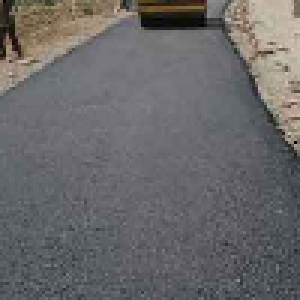
#> input picture Pothole-Go-Python/test_ML/test_potholecount/2.png, 100 x 100 px (shown 3 times larger)
$ python count.py   (older library calls are emulated)
#> lines starting #> are read from the running program, lines starting #| are printed output that depends on the picture; after the words box and inside, x2 and y2 are one past the last pixel; in counts of white or black regions, pixels touching at a corner belong together
import cv2

import numpy as np
from matplotlib import pyplot as plt

im = cv2.imread('2.png')
#> im is the input picture: shape (100, 100, 3); mean B, G, R 105.3, 104.2, 105.6

# CONVERT TO GRAYSCALE

gray1 = cv2.cvtColor(im, cv2.COLOR_BGR2GRAY)
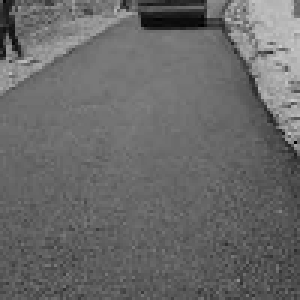
#> gray1: shape (100, 100) (shown 3 times larger); min 0, max 204, mean 104.8
# save image

cv2.imwrite('graypothholeresult.jpg', gray1)

# CONTOUR DETECTION CODE
imgray = cv2.cvtColor(im, cv2.COLOR_BGR2GRAY)
ret, thresh = cv2.threshold(imgray, 127, 255, 0)
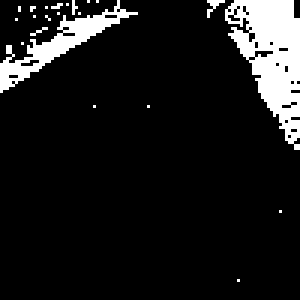
#> thresh: shape (100, 100) (shown 3 times larger); 10.4% white; 22 white regions (20 under 20 px)
im, contours1, _ = cv2.findContours(thresh, cv2.RETR_TREE, cv2.CHAIN_APPROX_NONE)
#> contours1 = 50 contours, 48 with area under 20; largest, box (x1, y1, x2, y2) and area: (75, 0, 100, 50) 645, (0, 0, 46, 31) 271
im, contours2, _ = cv2.findContours(thresh, cv2.RETR_TREE, cv2.CHAIN_APPROX_SIMPLE)
#> contours2 has the same summary as contours1

img1 = im.copy()
img2 = im.copy()

# out = cv2.drawContours(img1, contours1, -1, (255, 0, 0), 2)
# cv2.imshow('out', out)

out = cv2.drawContours(img2, contours2, -1, (250, 250, 250), 1)

# out = np.hstack([img2, img2])

cv2.imshow('img2', img2)
cv2.waitKey(0)
plt.subplot(331), plt.imshow(im), plt.title('GRAY')
plt.xticks([]), plt.yticks([])

# im = cv2.imread('15.png', 0)

kernel = cv2.getStructuringElement(cv2.MORPH_ELLIPSE, (2, 2))

# Fill any small holes
closing = cv2.morphologyEx(im, cv2.MORPH_CLOSE, kernel)
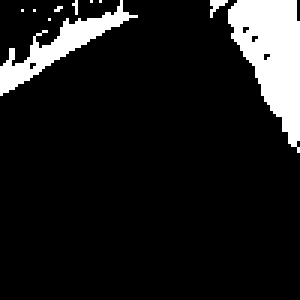
#> closing: shape (100, 100) (shown 3 times larger); 11% white; 10 white regions (8 under 20 px), largest, box (x1, y1, x2, y2) and area: (76, 0, 100, 51) 716, (0, 0, 46, 32) 354
# Remove noise
opening = cv2.morphologyEx(closing, cv2.MORPH_OPEN, kernel)
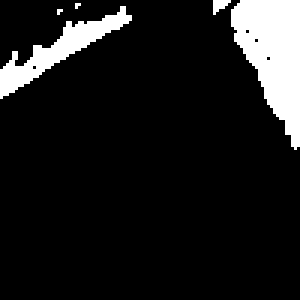
#> opening: shape (100, 100) (shown 3 times larger); 10.8% white; 5 white regions (3 under 20 px), largest, box (x1, y1, x2, y2) and area: (77, 0, 100, 50) 703, (0, 2, 44, 33) 352

# Dilate to merge adjacent blobs
dilation = cv2.dilate(opening, kernel, iterations=9)
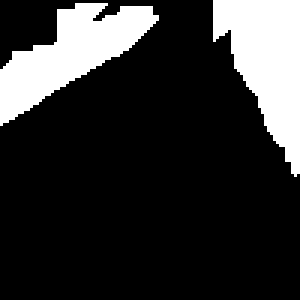
#> dilation: shape (100, 100) (shown 3 times larger); 19.4% white; 2 white regions

# threshold
th = dilation[dilation < 240] = 0

ret, thresh = cv2.threshold(im, 127, 255, 0)
_, contours, hierarchy = cv2.findContours(thresh, 1, 2)
#> contours has the same summary as contours1
cnt = contours[0]
#> cnt = [[79, 93]]
M = cv2.moments(cnt)
#> M = moments, m00 0
print(M)
#> (printed output is left out)
perimeter = cv2.arcLength(cnt, True)
#> perimeter = 0
print(perimeter)
#| 0.0
area = cv2.contourArea(cnt)
#> area = 0
print(area)
#| 0.0
epsilon = 0.1 * cv2.arcLength(cnt, True)
#> epsilon = 0
approx = cv2.approxPolyDP(cnt, epsilon, True)
#> approx = [[79, 93]]
print(epsilon)
#| 0.0
print(approx)
#| [[[79 93]]]
count = 0
for c in contours:
    rect = cv2.boundingRect(c)
    if rect[2] < 100 or rect[3] < 100: continue

    print(cv2.contourArea(c))
    x, y, w, h = rect
    cv2.rectangle(img2, (x, y), (x + w, y + h), (0, 255, 0), 8)
    cv2.putText(img2, 'Moth Detected', (x + w + 40, y + h), 0, 2.0, (0, 255, 0))
#> this loop made 50 passes
#> rect on passes 1, 2, 4, 6, 7, 8, 9, 12, 13, 15, 16, 17: (79, 93, 1, 1), (93, 70, 1, 1), (96, 42, 4, 3), (93, 34, 5, 3), (49, 35, 1, 1), (31, 35, 1, 1), (96, 33, 4, 3), (2, 24, 5, 3), (94, 21, 3, 4), (6, 19, 8, 4), (82, 18, 4, 3), (84, 16, 8, 4)
#> (c, rect) on passes 3, 5, 10, 11, 14, 19: ([[95, 45], [96, 44], [97, 45], [96, 46]], (95, 44, 3, 3)), ([[94, 40], [95, 39], [96, 40], [95, 41]], (94, 39, 3, 3)), ([[96, 27], [97, 26], [98, 27], [97, 28]], (96, 26, 3, 3)), ([[3, 27], [4, 26], [5, 27], [4, 28]], (3, 26, 3, 3)), ([[91, 21], [92, 20], [93, 21], [92, 22]], (91, 20, 3, 3)), ([[89, 14], [90, 13], [91, 14], [90, 15]], (89, 13, 3, 3))
cv2.imshow("Show", im)
cv2.waitKey(0)

cv2.destroyAllWindows()

# Setup SimpleBlobDetector parameters.
params = cv2.SimpleBlobDetector_Params()

# filter by color
params.filterByColor = True
params.blobColor = 0

# Filter by Convexity

params.filterByConvexity = True
params.minConvexity = 0.85

# Filter by Inertia

params.filterByInertia = True
params.minInertiaRatio = 0.08

params.filterByCircularity = True
params.minCircularity = 0.4

# Create a detector with the parameters
ver = (cv2.__version__).split('.')
#> ver = ['4', '13', '0']
print(ver)
#| ['4', '13', '0']
if int(ver[0]) < 3:
    detector = cv2.SimpleBlobDetector(params)
else:
    detector = cv2.SimpleBlobDetector_create(params)

# Detect blobs.
keypoints = detector.detect(im)
#> keypoints = ()

# Draw detected blobs as red circles.
# cv2.DRAW_MATCHES_FLAGS_DRAW_RICH_KEYPOINTS ensures the size of the circle corresponds to the size of blob
im_with_keypoints = cv2.drawKeypoints(im, keypoints, np.array([]), (0, 0, 255),
                                      cv2.DRAW_MATCHES_FLAGS_DRAW_RICH_KEYPOINTS)
#> im_with_keypoints: shape (100, 100, 3); 10.4% white; 22 white regions (20 under 20 px), largest, box (x1, y1, x2, y2) and area: (75, 0, 100, 50) 674, (0, 0, 46, 31) 317

# Show keypoints
cv2.imwrite("keypoints.jpg", im_with_keypoints)
x = cv2.imread("keypoints.jpg", 1)
#> x: shape (100, 100, 3); min 0, max 255, mean 26.6
cv2.imshow('keypoints', x)
print("Total number of potholes")
print(len(keypoints))
#| 0

$ run again, with Pothole-Go-Python/test_ML/test_potholecount/1.png copied over Pothole-Go-Python/test_ML/test_potholecount/2.png
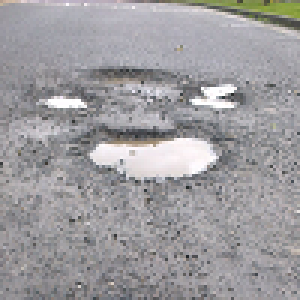
#> input picture Pothole-Go-Python/test_ML/test_potholecount/1.png, 100 x 100 px (shown 3 times larger)
#> im is the input picture: shape (100, 100, 3); mean B, G, R 158.7, 155.8, 157.6
#> `ret, thresh = cv2.threshold(imgray, 127, 255, 0)`:
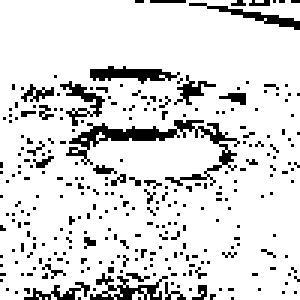
#> thresh: shape (100, 100) (shown 3 times larger); 86.6% white; black in thin lines or dots
#> contours1 = 375 contours, 361 with area under 20; largest, box (x1, y1, x2, y2) and area: (0, 0, 100, 100) 9468, (22, 40, 60, 51) 176, (29, 21, 60, 29) 127, (19, 26, 36, 40) 76, (58, 26, 73, 36) 60
#> contours2 has the same summary as contours1
#> closing: shape (100, 100); 93.4% white; black in thin lines or dots
#> opening: shape (100, 100); 94.2% white; 46 black regions (39 under 20 px), largest, box (x1, y1, x2, y2) and area: (25, 42, 66, 54) 149, (32, 24, 55, 29) 77, (79, 0, 100, 11) 60
#> dilation: shape (100, 100); 99.9% white; black in thin lines or dots, all inside (x1, y1, x2, y2) = (61, 0, 64, 3)
#> contours has the same summary as contours1
#> cnt = [[15, 99]]
#> M = moments, m00 0
#> (printed output is left out)
#> perimeter = 0
#| 0.0
#| 0.0
#> approx = [[15, 99]]
#| 0.0
#| [[[15 99]]]
#> the loop `for c in contours:` made 375 passes
#> (c, rect) on passes 2 to 4: ([[12, 98], [13, 99]], (12, 98, 2, 2)), ([[97, 97], [98, 96], [99, 97], [98, 98]], (97, 96, 3, 3)), ([[93, 97], [94, 96], [95, 97], [94, 98]], (93, 96, 3, 3))
#> (printed output is left out)
#> after the loop `for c in contours:`:
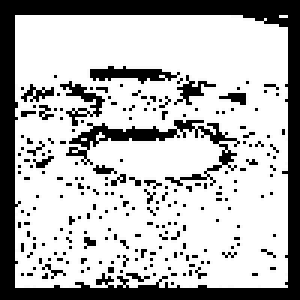
#> img2: shape (100, 100) (shown 3 times larger); min 0, max 255, mean 182.7
#> ver = ['4', '13', '0']
#| ['4', '13', '0']
#> keypoints = 3 keypoints; (x, y, size): (62, 41, 7.1), (78, 32, 7), (75, 52, 6)
#| 3
